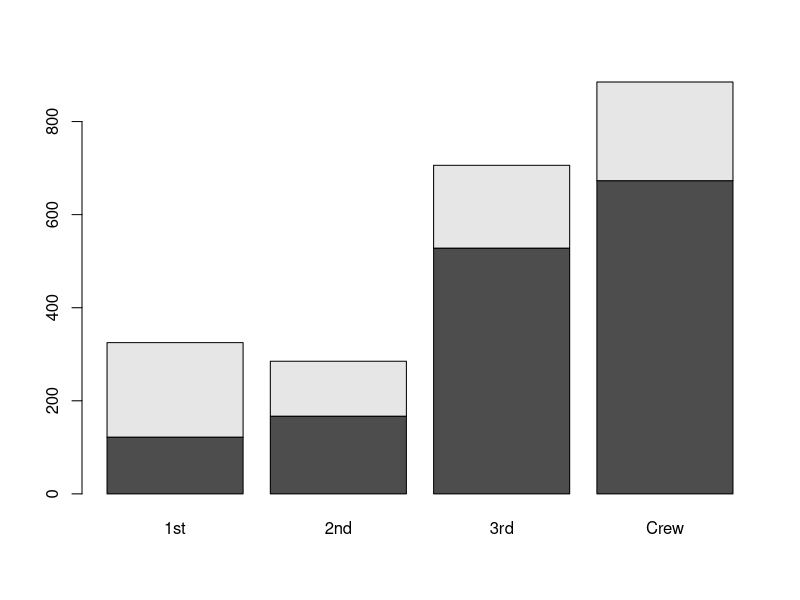

The R script that drew this image:
# Title     : TODO
# Objective : TODO
# Created by: justk
# Created on: 2021-05-23
# Reference : https://rfriend.tistory.com/tag/addmargins%28%29

'**********'
data(Titanic)
#data function : load specified data sets, or list the available data sets
str(Titanic)

res <- apply(Titanic, c(4, 1), sum)
#apply는 행이나 열단위로 함수를 적용하게 해준다
#위의 경우 Titanic을 행방향(1, 2는 열방향)으로 합계를 구한다
#여기서 행방향이라는것은 값의 결과가 행으로 나온다는것임, 즉 합계는 열끼리 합쳐야 행으로 값이 나옴
'#apply'
res
#barplot(res)
#결과
#        Class
#Survived 1st 2nd 3rd Crew
#     No  122 167 528  673
#     Yes 203 118 178  212
'#addmargins'
addmargins(res)
#분할표에 한계분포 추가
#        Class
#Survived 1st 2nd 3rd Crew  Sum
#     No  122 167 528  673 1490
#     Yes 203 118 178  212  711
#     Sum 325 285 706  885 2201
barplot(res)